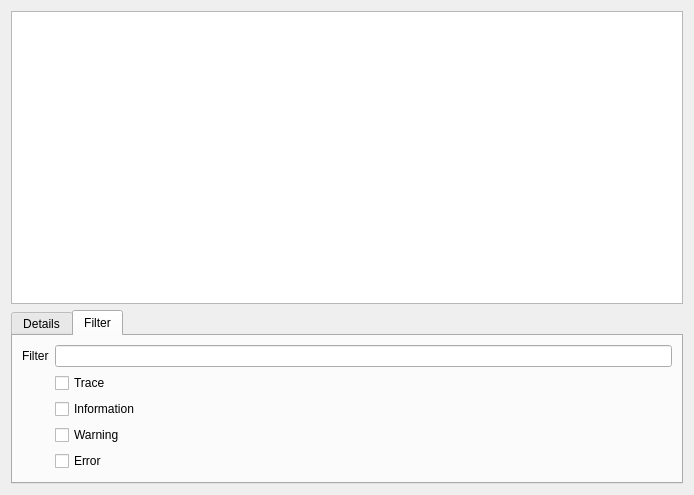
<?xml version="1.0" encoding="UTF-8"?>
<ui version="4.0">
 <class>showLogDialog</class>
 <widget class="QDialog" name="showLogDialog">
  <property name="geometry">
   <rect>
    <x>0</x>
    <y>0</y>
    <width>694</width>
    <height>495</height>
   </rect>
  </property>
  <property name="windowTitle">
   <string>Dialog</string>
  </property>
  <layout class="QVBoxLayout" name="verticalLayout_2">
   <item>
    <widget class="QTreeView" name="treeView">
     <property name="sortingEnabled">
      <bool>true</bool>
     </property>
    </widget>
   </item>
   <item>
    <widget class="QTabWidget" name="tabWidget">
     <property name="sizePolicy">
      <sizepolicy hsizetype="Expanding" vsizetype="Maximum">
       <horstretch>0</horstretch>
       <verstretch>0</verstretch>
      </sizepolicy>
     </property>
     <property name="currentIndex">
      <number>1</number>
     </property>
     <widget class="QWidget" name="tab_2">
      <attribute name="title">
       <string>Details</string>
      </attribute>
      <widget class="QLabel" name="labelDetailMessage">
       <property name="geometry">
        <rect>
         <x>110</x>
         <y>60</y>
         <width>351</width>
         <height>81</height>
        </rect>
       </property>
       <property name="text">
        <string>TextLabel</string>
       </property>
      </widget>
     </widget>
     <widget class="QWidget" name="tab">
      <attribute name="title">
       <string>Filter</string>
      </attribute>
      <layout class="QFormLayout" name="formLayout">
       <item row="0" column="0">
        <widget class="QLabel" name="label">
         <property name="text">
          <string>Filter</string>
         </property>
        </widget>
       </item>
       <item row="0" column="1">
        <widget class="QLineEdit" name="lineEdit"/>
       </item>
       <item row="1" column="1">
        <layout class="QVBoxLayout" name="verticalLayout">
         <item>
          <widget class="QCheckBox" name="checkBox">
           <property name="text">
            <string>Trace</string>
           </property>
          </widget>
         </item>
         <item>
          <widget class="QCheckBox" name="checkBox_2">
           <property name="text">
            <string>Information</string>
           </property>
          </widget>
         </item>
         <item>
          <widget class="QCheckBox" name="checkBox_3">
           <property name="text">
            <string>Warning</string>
           </property>
          </widget>
         </item>
         <item>
          <widget class="QCheckBox" name="checkBox_4">
           <property name="text">
            <string>Error</string>
           </property>
          </widget>
         </item>
        </layout>
       </item>
      </layout>
     </widget>
    </widget>
   </item>
  </layout>
 </widget>
 <resources/>
 <connections/>
</ui>
